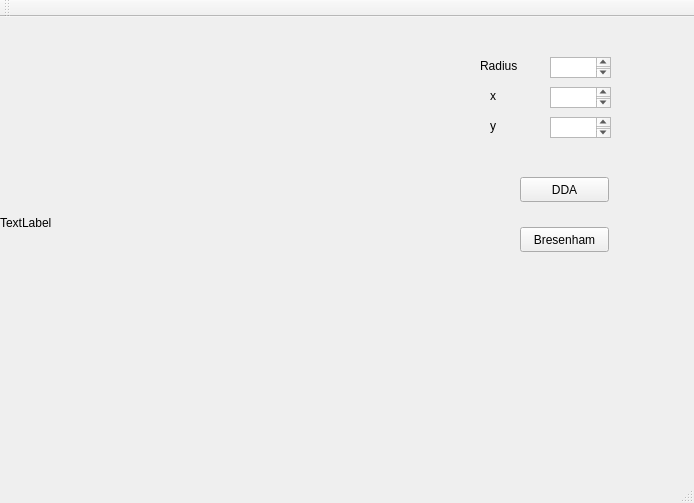
<?xml version="1.0" encoding="UTF-8"?>
<ui version="4.0">
 <class>MainWindow</class>
 <widget class="QMainWindow" name="MainWindow">
  <property name="geometry">
   <rect>
    <x>0</x>
    <y>0</y>
    <width>694</width>
    <height>503</height>
   </rect>
  </property>
  <property name="windowTitle">
   <string>MainWindow</string>
  </property>
  <widget class="QWidget" name="centralWidget">
   <widget class="QLabel" name="label">
    <property name="geometry">
     <rect>
      <x>480</x>
      <y>40</y>
      <width>67</width>
      <height>17</height>
     </rect>
    </property>
    <property name="text">
     <string>Radius</string>
    </property>
   </widget>
   <widget class="QLabel" name="label_2">
    <property name="geometry">
     <rect>
      <x>490</x>
      <y>70</y>
      <width>41</width>
      <height>17</height>
     </rect>
    </property>
    <property name="text">
     <string>x</string>
    </property>
   </widget>
   <widget class="QLabel" name="label_3">
    <property name="geometry">
     <rect>
      <x>490</x>
      <y>100</y>
      <width>41</width>
      <height>17</height>
     </rect>
    </property>
    <property name="text">
     <string>y</string>
    </property>
   </widget>
   <widget class="QTextEdit" name="textEdit">
    <property name="geometry">
     <rect>
      <x>550</x>
      <y>40</y>
      <width>61</width>
      <height>21</height>
     </rect>
    </property>
   </widget>
   <widget class="QTextEdit" name="textEdit_2">
    <property name="geometry">
     <rect>
      <x>550</x>
      <y>70</y>
      <width>61</width>
      <height>21</height>
     </rect>
    </property>
   </widget>
   <widget class="QTextEdit" name="textEdit_3">
    <property name="geometry">
     <rect>
      <x>550</x>
      <y>100</y>
      <width>61</width>
      <height>21</height>
     </rect>
    </property>
   </widget>
   <widget class="QPushButton" name="pushButton">
    <property name="geometry">
     <rect>
      <x>520</x>
      <y>160</y>
      <width>89</width>
      <height>25</height>
     </rect>
    </property>
    <property name="text">
     <string>DDA</string>
    </property>
   </widget>
   <widget class="QPushButton" name="pushButton_2">
    <property name="geometry">
     <rect>
      <x>520</x>
      <y>210</y>
      <width>89</width>
      <height>25</height>
     </rect>
    </property>
    <property name="text">
     <string>Bresenham</string>
    </property>
   </widget>
   <widget class="QLabel" name="label_4">
    <property name="geometry">
     <rect>
      <x>0</x>
      <y>0</y>
      <width>401</width>
      <height>411</height>
     </rect>
    </property>
    <property name="text">
     <string>TextLabel</string>
    </property>
   </widget>
  </widget>
  <widget class="QMenuBar" name="menuBar">
   <property name="geometry">
    <rect>
     <x>0</x>
     <y>0</y>
     <width>694</width>
     <height>22</height>
    </rect>
   </property>
  </widget>
  <widget class="QToolBar" name="mainToolBar">
   <attribute name="toolBarArea">
    <enum>TopToolBarArea</enum>
   </attribute>
   <attribute name="toolBarBreak">
    <bool>false</bool>
   </attribute>
  </widget>
  <widget class="QStatusBar" name="statusBar"/>
 </widget>
 <layoutdefault spacing="6" margin="11"/>
 <resources/>
 <connections/>
</ui>
